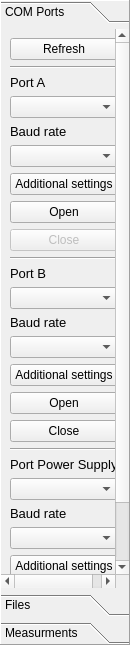
     <widget class="QToolBox" name="toolBox">
      <property name="minimumSize">
       <size>
        <width>130</width>
        <height>0</height>
       </size>
      </property>
      <property name="maximumSize">
       <size>
        <width>130</width>
        <height>16777215</height>
       </size>
      </property>
      <property name="frameShape">
       <enum>QFrame::Panel</enum>
      </property>
      <property name="frameShadow">
       <enum>QFrame::Raised</enum>
      </property>
      <property name="currentIndex">
       <number>0</number>
      </property>
      <widget class="QWidget" name="page_COMPort">
       <property name="geometry">
        <rect>
         <x>0</x>
         <y>0</y>
         <width>128</width>
         <height>636</height>
        </rect>
       </property>
       <attribute name="label">
        <string>COM Ports</string>
       </attribute>
       <layout class="QVBoxLayout" name="verticalLayout">
        <item>
         <widget class="QPushButton" name="pushButtonRefreshCOM">
          <property name="text">
           <string>Refresh</string>
          </property>
         </widget>
        </item>
        <item>
         <widget class="Line" name="line_2">
          <property name="orientation">
           <enum>Qt::Horizontal</enum>
          </property>
         </widget>
        </item>
        <item>
         <widget class="QLabel" name="label">
          <property name="font">
           <font>
            <pointsize>10</pointsize>
            <weight>50</weight>
            <italic>false</italic>
            <bold>false</bold>
           </font>
          </property>
          <property name="text">
           <string>Port A</string>
          </property>
         </widget>
        </item>
        <item>
         <widget class="QComboBox" name="comboBoxPorts"/>
        </item>
        <item>
         <widget class="QLabel" name="label_2">
          <property name="font">
           <font>
            <pointsize>10</pointsize>
            <weight>50</weight>
            <italic>false</italic>
            <bold>false</bold>
           </font>
          </property>
          <property name="text">
           <string>Baud rate</string>
          </property>
         </widget>
        </item>
        <item>
         <widget class="QComboBox" name="comboBoxBaudRate"/>
        </item>
        <item>
         <widget class="QPushButton" name="pushAditionalSetings">
          <property name="text">
           <string>Additional settings</string>
          </property>
         </widget>
        </item>
        <item>
         <widget class="QPushButton" name="pushButtonOpenCOM">
          <property name="text">
           <string>Open</string>
          </property>
          <property name="checkable">
           <bool>false</bool>
          </property>
         </widget>
        </item>
        <item>
         <widget class="QPushButton" name="pushButtonCloseCOM">
          <property name="enabled">
           <bool>false</bool>
          </property>
          <property name="text">
           <string>Close</string>
          </property>
         </widget>
        </item>
        <item>
         <widget class="Line" name="line">
          <property name="orientation">
           <enum>Qt::Horizontal</enum>
          </property>
         </widget>
        </item>
        <item>
         <widget class="QLabel" name="label_7">
          <property name="font">
           <font>
            <pointsize>10</pointsize>
            <weight>50</weight>
            <italic>false</italic>
            <bold>false</bold>
           </font>
          </property>
          <property name="text">
           <string>Port B</string>
          </property>
         </widget>
        </item>
        <item>
         <widget class="QComboBox" name="comboBoxPorts_2"/>
        </item>
        <item>
         <widget class="QLabel" name="label_10">
          <property name="font">
           <font>
            <pointsize>10</pointsize>
            <weight>50</weight>
            <italic>false</italic>
            <bold>false</bold>
           </font>
          </property>
          <property name="text">
           <string>Baud rate</string>
          </property>
         </widget>
        </item>
        <item>
         <widget class="QComboBox" name="comboBoxBaudRate_2"/>
        </item>
        <item>
         <widget class="QPushButton" name="pushAditionalSetings_2">
          <property name="text">
           <string>Additional settings</string>
          </property>
         </widget>
        </item>
        <item>
         <widget class="QPushButton" name="pushButtonOpenCOM_2">
          <property name="text">
           <string>Open</string>
          </property>
         </widget>
        </item>
        <item>
         <widget class="QPushButton" name="pushButtonCloseCOM_2">
          <property name="text">
           <string>Close</string>
          </property>
         </widget>
        </item>
        <item>
         <widget class="Line" name="line_3">
          <property name="orientation">
           <enum>Qt::Horizontal</enum>
          </property>
         </widget>
        </item>
        <item>
         <widget class="QLabel" name="label_16">
          <property name="font">
           <font>
            <pointsize>10</pointsize>
            <weight>50</weight>
            <italic>false</italic>
            <bold>false</bold>
           </font>
          </property>
          <property name="text">
           <string>Port Power Supply</string>
          </property>
         </widget>
        </item>
        <item>
         <widget class="QComboBox" name="comboBoxPorts_3"/>
        </item>
        <item>
         <widget class="QLabel" name="label_15">
          <property name="font">
           <font>
            <pointsize>10</pointsize>
            <weight>50</weight>
            <italic>false</italic>
            <bold>false</bold>
           </font>
          </property>
          <property name="text">
           <string>Baud rate</string>
          </property>
         </widget>
        </item>
        <item>
         <widget class="QComboBox" name="comboBoxBaudRate_3"/>
        </item>
        <item>
         <widget class="QPushButton" name="pushAditionalSetings_3">
          <property name="text">
           <string>Additional settings</string>
          </property>
         </widget>
        </item>
        <item>
         <widget class="QPushButton" name="pushButtonOpenCOM_3">
          <property name="text">
           <string>Open</string>
          </property>
         </widget>
        </item>
        <item>
         <widget class="QPushButton" name="pushButtonCloseCOM_3">
          <property name="text">
           <string>Close</string>
          </property>
         </widget>
        </item>
        <item>
         <spacer name="verticalSpacer">
          <property name="orientation">
           <enum>Qt::Vertical</enum>
          </property>
          <property name="sizeHint" stdset="0">
           <size>
            <width>20</width>
            <height>342</height>
           </size>
          </property>
         </spacer>
        </item>
       </layout>
      </widget>
      <widget class="QWidget" name="page_Files">
       <property name="geometry">
        <rect>
         <x>0</x>
         <y>0</y>
         <width>128</width>
         <height>636</height>
        </rect>
       </property>
       <attribute name="label">
        <string>Files</string>
       </attribute>
      </widget>
      <widget class="QWidget" name="page_Measurments">
       <property name="geometry">
        <rect>
         <x>0</x>
         <y>0</y>
         <width>128</width>
         <height>636</height>
        </rect>
       </property>
       <attribute name="label">
        <string>Measurments</string>
       </attribute>
      </widget>
     </widget>
